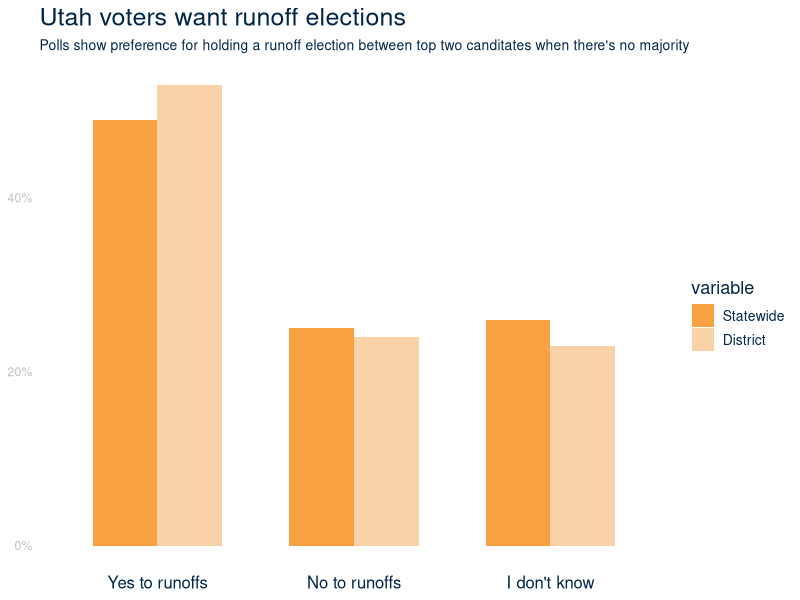

Recreate this plot in R.
## ---- chunk 1
knitr::opts_chunk$set(echo = FALSE, message=FALSE)
## ---- chunk 2
# Load packages
library(tidyverse)
library(readr)
library(dplyr)
library(readxl)
library(tidyr)
library(reshape2)
## ---- chunk 3
# Replicate original visualization
df <- data.frame(response = c("Yes to runoffs", "No to runoffs", "I don't know"), `Statewide` = c(.49, .25, .26), `District` = c(.53, .24, .23))

# Join the two date frames on their x values
df.m <- melt(df, id.vars='response')

# Set the order
order <- c("Yes to runoffs", "No to runoffs", "I don't know")

# Create the chart
ggplot(data = df.m, aes(x = response, y = value)) +
  geom_col(aes(fill = variable), width = .66, position = "dodge") +
  labs(
    title = "Utah voters want runoff elections",
    subtitle = "Polls show preference for holding a runoff election between top two canditates when there's no majority ") +
  scale_x_discrete(limits = order) +
  scale_y_continuous(labels=scales::percent_format()) +
  scale_fill_discrete(name = "Poll Population") +
  scale_fill_manual(values = c("#F8A142", "#fad2a7")) +
  theme(panel.grid.major = element_blank(), 
        panel.grid.minor = element_blank(),
        panel.background = element_blank(), 
        axis.ticks = element_blank(),
        title = element_text(color = "#012548", size = 15),
        plot.subtitle = element_text(size = 10), 
        axis.line = element_blank(),
        axis.text.x = element_text(color = "#012548", size = 12),
        axis.text.y = element_text(color = "grey75"),
        axis.title = element_blank(),
        legend.text = element_text(size = 10, color = "#012548"),
        legend.title = element_text(size = 13)
     )
